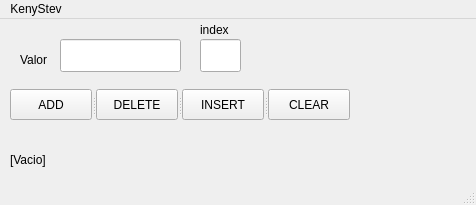
<?xml version="1.0" encoding="UTF-8"?>
<ui version="4.0">
 <class>Arrayas</class>
 <widget class="QMainWindow" name="Arrayas">
  <property name="geometry">
   <rect>
    <x>0</x>
    <y>0</y>
    <width>476</width>
    <height>205</height>
   </rect>
  </property>
  <property name="windowTitle">
   <string>MainWindow</string>
  </property>
  <widget class="QWidget" name="centralwidget">
   <widget class="QLabel" name="label">
    <property name="geometry">
     <rect>
      <x>200</x>
      <y>0</y>
      <width>41</width>
      <height>21</height>
     </rect>
    </property>
    <property name="text">
     <string>index</string>
    </property>
   </widget>
   <widget class="QLineEdit" name="index">
    <property name="geometry">
     <rect>
      <x>200</x>
      <y>20</y>
      <width>41</width>
      <height>33</height>
     </rect>
    </property>
   </widget>
   <widget class="QLineEdit" name="valor">
    <property name="geometry">
     <rect>
      <x>60</x>
      <y>20</y>
      <width>121</width>
      <height>33</height>
     </rect>
    </property>
    <property name="text">
     <string/>
    </property>
   </widget>
   <widget class="QLabel" name="label_2">
    <property name="geometry">
     <rect>
      <x>20</x>
      <y>30</y>
      <width>41</width>
      <height>21</height>
     </rect>
    </property>
    <property name="text">
     <string>Valor</string>
    </property>
   </widget>
   <widget class="QLabel" name="lblArray">
    <property name="geometry">
     <rect>
      <x>10</x>
      <y>130</y>
      <width>451</width>
      <height>21</height>
     </rect>
    </property>
    <property name="text">
     <string>[Vacio]</string>
    </property>
   </widget>
   <widget class="QSplitter" name="splitter">
    <property name="geometry">
     <rect>
      <x>10</x>
      <y>70</y>
      <width>340</width>
      <height>31</height>
     </rect>
    </property>
    <property name="orientation">
     <enum>Qt::Horizontal</enum>
    </property>
    <widget class="QPushButton" name="btnAdd">
     <property name="text">
      <string>ADD</string>
     </property>
    </widget>
    <widget class="QPushButton" name="btnDelete">
     <property name="text">
      <string>DELETE</string>
     </property>
    </widget>
    <widget class="QPushButton" name="btnInsert">
     <property name="text">
      <string>INSERT</string>
     </property>
    </widget>
    <widget class="QPushButton" name="btnClear">
     <property name="text">
      <string>CLEAR</string>
     </property>
    </widget>
   </widget>
  </widget>
  <widget class="QMenuBar" name="menubar">
   <property name="geometry">
    <rect>
     <x>0</x>
     <y>0</y>
     <width>476</width>
     <height>27</height>
    </rect>
   </property>
   <widget class="QMenu" name="menuKenyStev">
    <property name="title">
     <string>KenyStev</string>
    </property>
   </widget>
   <addaction name="menuKenyStev"/>
  </widget>
  <widget class="QStatusBar" name="statusbar"/>
 </widget>
 <resources/>
 <connections/>
</ui>
